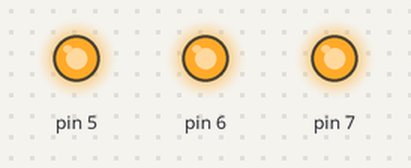
A sketch run on a simulated Arduino Uno, built with avr-gcc and run on an emulated ATmega328P. On the bench: output pins drawn as LEDs (lit = HIGH).

Above: at 0.1 s.
Timing chart, 0 to 1.6 s (numbered marks = the images above):
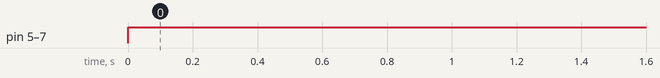

The sketch:

redglow.ino
```cpp
void setup() {
  // put your setup code here, to run once:
  pinMode(5,OUTPUT);
  pinMode(6,OUTPUT);
  pinMode(7,OUTPUT);


}

void loop() {
  // put your main code here, to run repeatedly:
digitalWrite(5,HIGH);
digitalWrite(6,HIGH);
digitalWrite(7,HIGH);

}
```

Measured:
- by itself, pin 5–7: LOW → HIGH at 0.00 s
